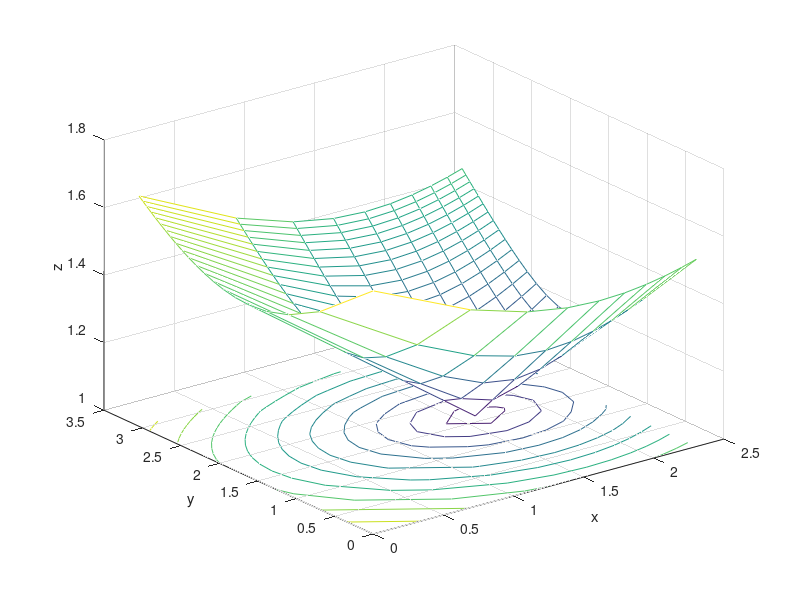

Write the MATLAB code that produced this figure.
% L2_26 plots Figure 2.26.
% Copyright S. Nakamura 1995
set(gcf, 'NumberTitle','off','Name', 'Figure 2.26')

clear,clf,hold off
dth=pi/20;
j=1:21;
i=1:10;
x = log(i);
y = log(j);
[x,y] = meshgrid(x,y);
z=sqrt(0.1*((x-log(5)).^2 + (y-log(5)).^2))+1;
meshc(x,y,z)
xlabel('x')
ylabel('y')
zlabel('z')
